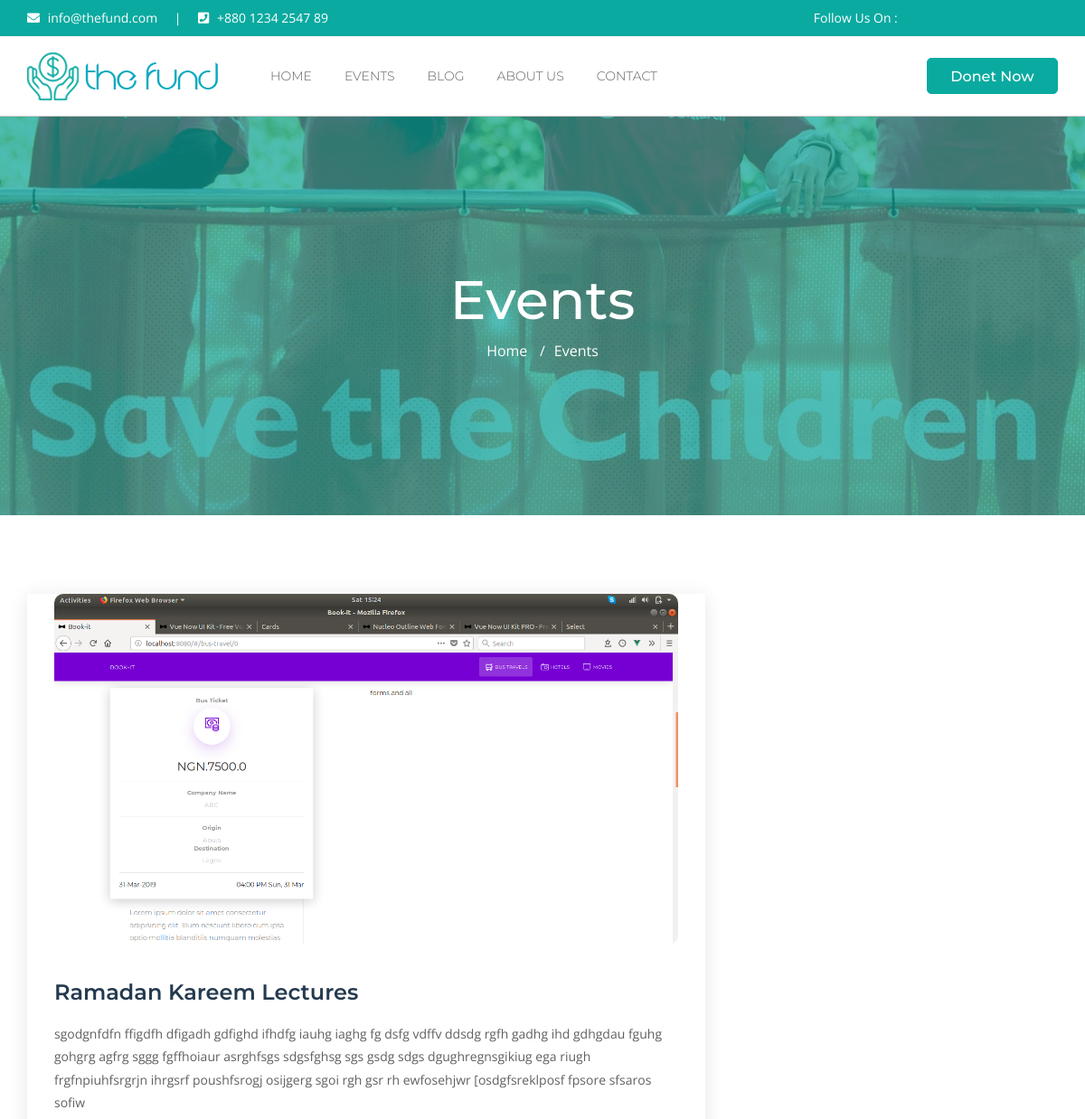
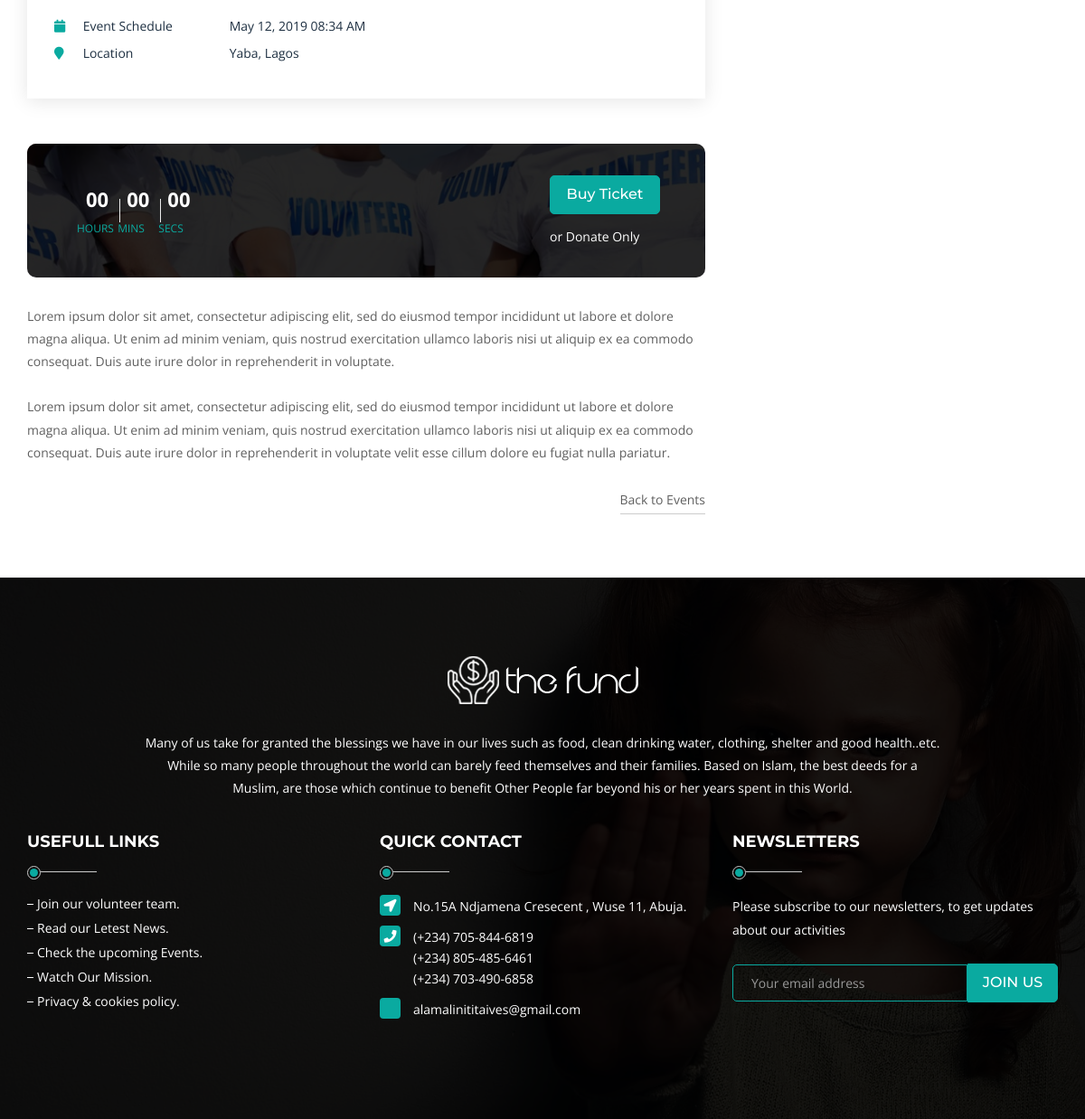
The app's page /events/2/ with its own data (2 pictures, top to bottom).
### core/models.py (models this page shows, shortened)
class Event(models.Model):
    title = models.CharField(max_length=100)
    description = models.TextField()
    date = models.DateTimeField()
    place = models.CharField(max_length=80)
    display_image = models.ImageField(upload_to='event-images', null=True, blank=True)
    @property
    def year(self):
        return self.date.year
    @property
    def month(self):
        return self.date.month - 1
    @property
    def day(self):
        return self.date.day

### welcome/views.py (the view)
# urls.py: url(r'^events/(?P<pk>\d+)/$', views.events_detail)
def events_detail(request, pk):
    event = Event.objects.get(pk=pk)
    return render(request, 'custom/events-detail.html', {'event': event})

### templates/custom/events-detail.html
{% extends './base.html' %}
{% load static %}
{% block slider %}
<div class="banner-area banner-area--events all-text-white text-center">
    <div class="container">
        <div class="row">
            <div class="col-md-12">
                <h1 class="page-title">Events</h1>
                <ul class="fund-breadcumb">
                    <li><a href="/">Home</a> </li>
                    <li><a href="/events/">Events</a> </li>
                </ul>
            </div>
        </div>
    </div>
</div>
{% endblock %}
{% block section_body %}
<div class="main-content section-padding">
    <div class="container">
        <div class="row">
            <div class="col-md-8">
                <div class="event-detial-wrap">
                    <div class="image-wrap mb40">
                        <img src="{{event.display_image.url}}" class="img-round" alt="">
                    </div>
                    <h3 class="pdb10">{{event.title}}</h3>
                    <p>{{event.description}}</p>
                    <ul class="event-detail-meta nv-color">
                        <li>
                            <span class="event-detail-meta__title"><i class="fa fa-calendar base-color icon"></i> Event Schedule</span>
                            <span class="desc">{{event.date|date:"M d, Y h:i A"}}</span>
                        </li>
                        <li>
                            <span class="event-detail-meta__title"><i class="fa fa-map-marker base-color icon"></i> Location</span>
                            <span class="desc">{{event.place}}</span>
                        </li>
                    </ul>
                </div>
                <div class="event-details-counter-wrap mt50 mb30">
                    <div class="event-counter">
                        <div id="event-counter-four" class="musica-counter-active" data-value-year="{{event.year}}" data-value-month="{{event.month}}" data-value-day="{{event.day}}" data-value-zone="+10"></div>
                    </div>
                    <div class="buy-ticket all-text-white">
                        <a href="#" class="btn base-bg">Buy Ticket</a>
                        <div class="pdt15">or Donate Only</div>
                    </div>
                </div>
                <div>
                    <p>Lorem ipsum dolor sit amet, consectetur adipiscing elit, sed do eiusmod tempor incididunt ut labore et dolore magna aliqua. Ut enim ad minim veniam, quis nostrud exercitation ullamco laboris nisi ut aliquip ex ea commodo consequat. Duis aute irure dolor in reprehenderit in voluptate.</p>
                    <p>Lorem ipsum dolor sit amet, consectetur adipiscing elit, sed do eiusmod tempor incididunt ut labore et dolore magna aliqua. Ut enim ad minim veniam, quis nostrud exercitation ullamco laboris nisi ut aliquip ex ea commodo consequat. Duis aute irure dolor in reprehenderit in voluptate velit esse cillum dolore eu fugiat nulla pariatur.</p>
                </div>
                <div class="blog-details-navigation mt25 pdb30">
                    <a href="/events/" class="next-post pull-right">Back to Events</a>
                </div>
            </div>
        </div>
    </div>
</div>
{% endblock %}

### static/css/style.css (style rules this page uses)
body { font-family: "Open Sans", sans-serif; font-size: 14px; font-weight: 400; color: #606060; }
ul, ol { margin: 0; padding: 0; }
ul, ol { list-style: none; }
a { -webkit-transition: all 0.3s ease 0s; -moz-transition: all 0.3s ease 0s; -o-transition: all 0.3s ease 0s; -ms-transition: all 0.3s ease 0s; transition: all 0.3s ease 0s; font-weight: 400; color: #606060; }
h1, h2, h3, h4, h5, h6 { color: #243a4f; font-weight: 700; font-family: "Montserrat", sans-serif; }
h1 { font-size: 60px; line-height: 60px; }
h3 { font-size: 24px; margin-top: 0; font-weight: 600; }
img { max-width: 100%; }
.all-text-white * { color: #fff; }
.all-text-white .btn { color: #fff; border-color: #cccccc; }
.img-round { border-radius: 10px; }
p { font-family: "Open Sans", sans-serif; margin-bottom: 25px; line-height: 1.8; }
.section-padding { padding-top: 87px; padding-bottom: 70px; }
.base-color { color: #0aaaa0; }
.base-bg { background: #0aaaa0; color: #fff; }
.nv-color { color: #1e3042; }
.pdt15 { padding-top: 15px; }
.pdb10 { padding-bottom: 10px; }
.pdb30 { padding-bottom: 30px; }
.mt25 { margin-top: 25px; }
.mt50 { margin-top: 50px; }
.mb30 { margin-bottom: 30px; }
.mb40 { margin-bottom: 40px; }
.btn { border: 1px solid #0aaaa0; border-radius: 5px; background: transparent; color: #0aaaa0; font-size: 16px; display: inline-block; min-width: 122px; white-space: nowrap; font-family: "Montserrat", sans-serif; padding: 9px 15px; font-weight: 500; }
.btn.base-bg { border-color: #0aaaa0; color: #fff; background: #0aaaa0; }
.event-detial-wrap { padding: 0 30px 30px 30px; box-shadow: 0 3px 20px rgba(0, 0, 0, 0.1); }
.event-detail-meta__title { width: 190px; display: inline-block; }
.event-detail-meta .icon { width: 28px; }
.event-detail-meta li { margin-bottom: 10px; }
.event-details-counter-wrap { position: relative; background: url("../images/events/event-details2.jpg"); background-size: cover; background-position: center center; padding: 35px 50px; display: flex; align-items: center; justify-content: space-between; border-radius: 10px; overflow: hidden; }
.event-details-counter-wrap .event-counter { width: 330px; box-shadow: none; }
.event-details-counter-wrap > div { position: relative; }
.event-details-counter-wrap:before { position: absolute; left: 0; top: 0; width: 100%; height: 100%; content: ''; background: rgba(0, 0, 0, 0.85); }
.event-counter { height: 70px; box-shadow: 0 3px 15px rgba(0, 0, 0, 0.1); }
.causes-details-navigation .previous-post, .causes-details-navigation .next-post, .blog-details-navigation .previous-post, .blog-details-navigation .next-post { position: relative; padding: 5px 0; display: inline-block; border-bottom: 1px solid #cccccc; }
.banner-area { position: relative; background-size: cover; background-position: center center; padding-top: 153px; padding-bottom: 170px; }
.banner-area:before { background: rgba(10, 170, 160, 0.7); position: absolute; left: 0; top: 0; width: 100%; height: 100%; content: ''; }
.banner-area--events { background-image: url("../images/events/event-banner.jpg"); }
.page-title { font-size: 60px; font-weight: 500; margin-bottom: 15px; }
.fund-breadcumb li { display: inline-block; font-size: 16px; }
.fund-breadcumb li:before { content: '/'; padding-left: 10px; padding-right: 10px; }
.fund-breadcumb li:first-child:before { display: none; }

### records on screen
Event: display_image (picture), title "Ramadan Kareem Lectures", description "sgodgnfdfn ffigdfh dfigadh gdfighd ifhdfg iauhg iaghg fg dsfg vdffv ddsdg rgfh gadhg ihd gdhgdau fguhg gohgrg agfrg sggg fgffhoiaur asrghfsgs sdgsfghsg sgs gsdg sdgs dgughregnsgikiug ega riugh frgfnpiuhfsrgrjn ihrgsrf poushfsrogj osijgerg sgoi rgh gsr rh ewfosehjwr [osdgfsreklposf fpsore sfsaros sofiw", date "May 12, 2019 08:34 AM", place "Yaba, Lagos"
